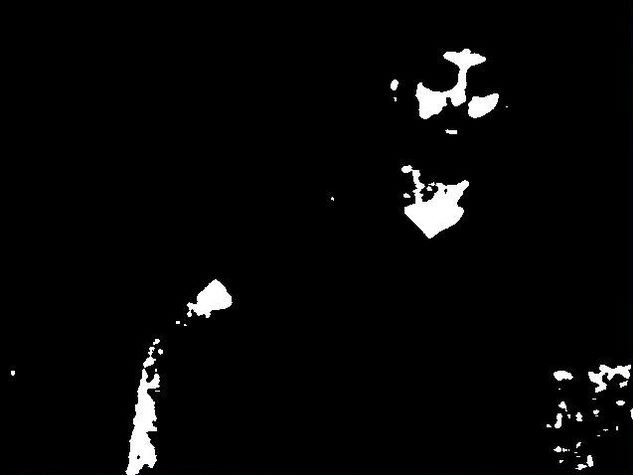
#> input picture analysis/hull.jpg, 633 x 475 px
$ python combineTrackAndPhoto.py hull.jpg hull.jpg
#> lines starting #> are read from the running program, lines starting #| are printed output that depends on the picture
#!/usr/bin/env python


import numpy as np
import cv2
import sys

afterTrackImg = cv2.imread(sys.argv[1],0)
#> afterTrackImg: shape (475, 633); min 0, max 255, mean 7.6
afterPhotoImg = cv2.imread(sys.argv[2])
#> afterPhotoImg is the input picture: shape (475, 633, 3); mean B, G, R 7.6, 7.6, 7.6

afterFile = sys.argv[1]

height, width = afterTrackImg.shape
#> height = 475; width = 633


colorAfterTrackImg = np.zeros((height,width,3), np.uint8)
colorAfterTrackImg.fill(255)
#> colorAfterTrackImg: shape (475, 633, 3); every value is 255

colorAfterTrackImg[:,:,1] = afterTrackImg
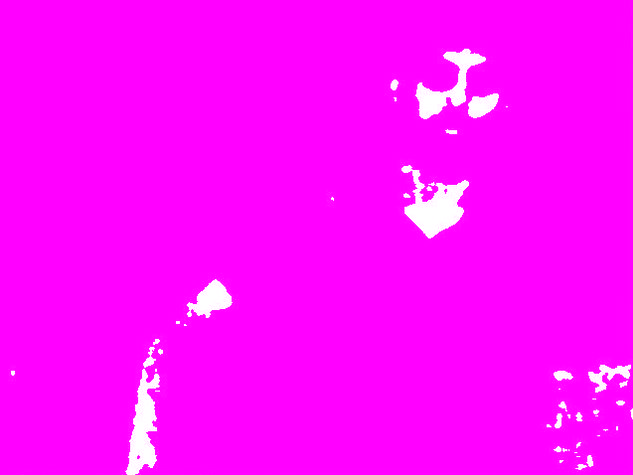
#> colorAfterTrackImg: shape (475, 633, 3); mean of channels 0, 1, 2 255, 7.6, 255; drawn as B, G, R
weight=0.5
combinedImg = cv2.addWeighted( colorAfterTrackImg, weight, afterPhotoImg, 1-weight, 0 )
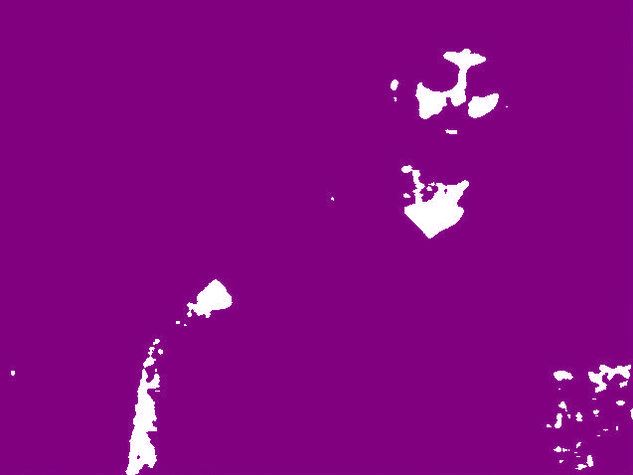
#> combinedImg: shape (475, 633, 3); mean of channels 0, 1, 2 131.8, 7.6, 131.7; drawn as B, G, R
#> (the run stopped early here; a loop or call above may not have finished)
